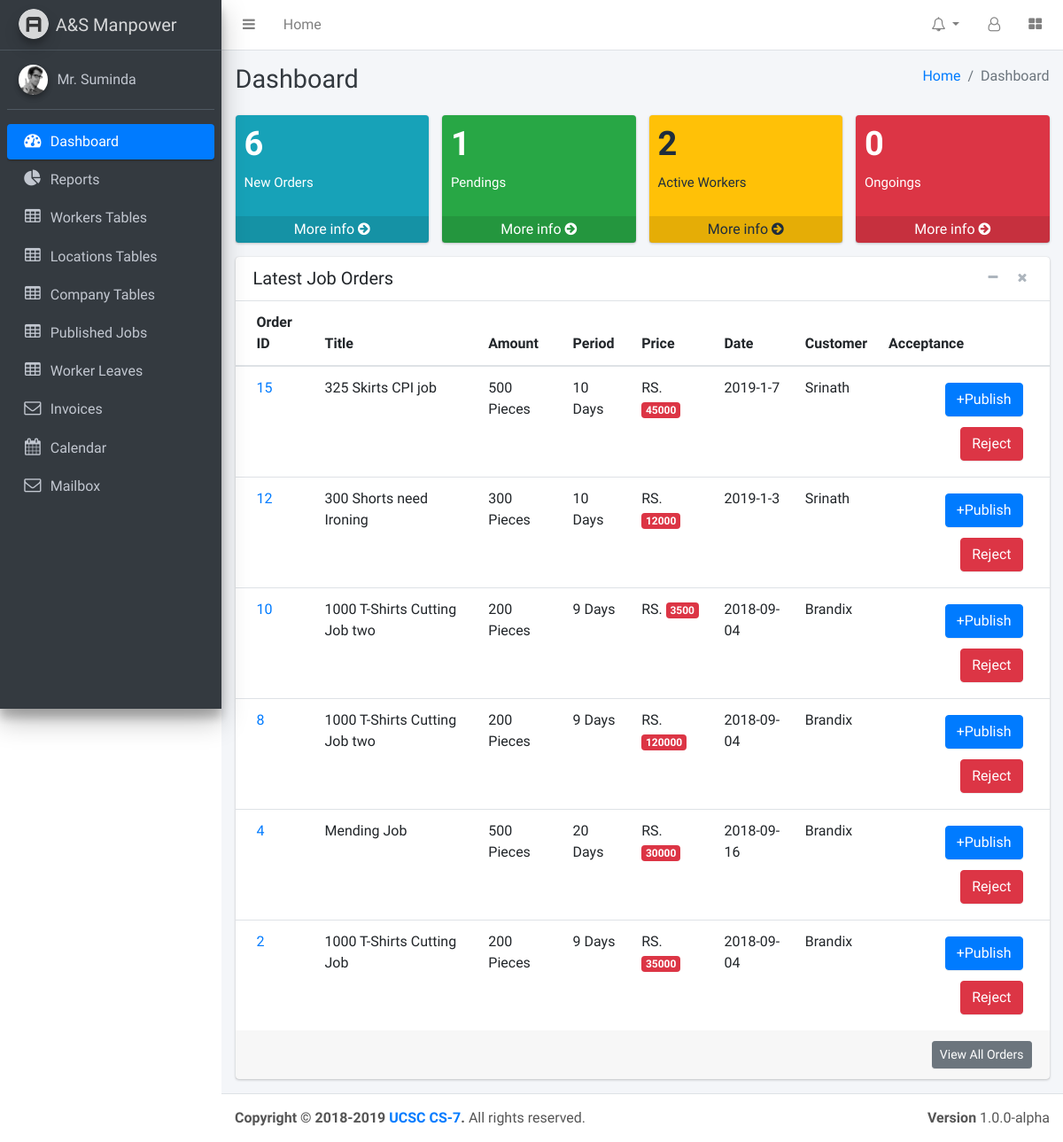
Page /pages/supplier.php on the earlier database version.
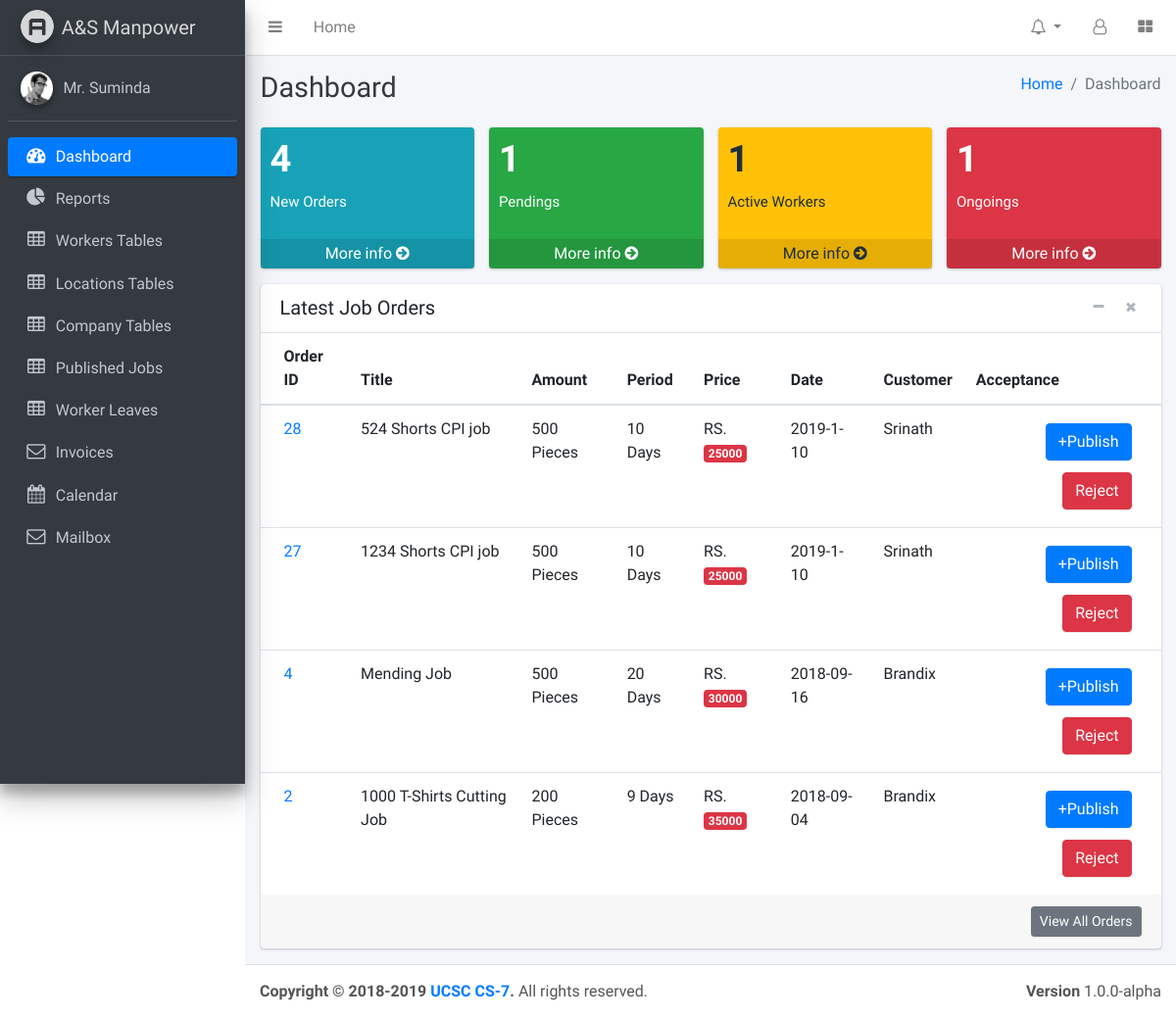
Same page on the later database version.
### tables this page shows
CREATE TABLE `company_job` (
  `jobID` int(11) NOT NULL,
  `jobTitle` varchar(45) DEFAULT NULL,
  `jobType` varchar(45) DEFAULT NULL,
  `jobAmount` varchar(45) DEFAULT NULL,
  `jobPeriod` varchar(45) DEFAULT NULL,
  `jobPrice` int(45) DEFAULT NULL,
  `jobDate` varchar(45) DEFAULT NULL,
  `jobStatus` varchar(45) DEFAULT NULL,
  `comID` varchar(10) NOT NULL,
  `supID` varchar(45) NOT NULL
);

CREATE TABLE `company` (
  `comID` varchar(10) NOT NULL,
  `comName` varchar(45) DEFAULT NULL,
  `comPhone` varchar(45) DEFAULT NULL,
  `comAddress` varchar(200) DEFAULT NULL,
  `comEmail` varchar(45) DEFAULT NULL
);

### pages/query_boxes/company_job_accept.php (the view, shortened to what this page needs)
<?php
    $queryJob="SELECT * FROM company_job,company WHERE company_job.jobStatus='offline' AND company_job.comID=company.comID ORDER BY jobID DESC LIMIT 10";
    $resultJob=mysqli_query($conn,$queryJob);
    if(mysqli_num_rows($resultJob)>0){
        while($rowJob=mysqli_fetch_assoc($resultJob)){
            echo "<tr>
                      <td><a href='others/examples/invoice.html'>".$rowJob['jobID']."</a></td>
                      <td>".$rowJob['jobTitle']."</td>
                      <td>".$rowJob['jobAmount']." Pieces</td>
                      <td>".$rowJob['jobPeriod']." Days</td>
                      <td>RS. <span class='badge badge-danger'>".$rowJob['jobPrice']."</span></td>
                      <td>".$rowJob['jobDate']."</td>
                      <td>".$rowJob['comName']."</td>
                      <td style='text-align:right'>
                        <button style='margin:6px'  class='btn btn-primary' data-target='#".$rowJob['jobID']."' data-toggle='modal'>+Publish</button>
                        <button style='margin:6px' class='btn btn-danger' data-target='#reject".$rowJob['jobID']."' data-toggle='modal'>Reject</button>
                        </td>
                    </tr>";
        }
    }
?>

### pages/query_boxes/supplier_view_new_company_jobs_count.php
<?php
    $query="SELECT COUNT(jobID) AS jobCount  FROM company_job WHERE jobStatus='offline' ";
    $result=mysqli_query($conn,$query);
    if(mysqli_num_rows($result)>0){
        $row=mysqli_fetch_assoc($result);
        echo $row['jobCount'];
    }
?>

### pages/query_boxes/supplier_view_workers_count.php
<?php
    $query="SELECT COUNT(workerID) AS workerCount  FROM worker WHERE workerStatus='offline' ";
    $result=mysqli_query($conn,$query);
    if(mysqli_num_rows($result)>0){
        $row=mysqli_fetch_assoc($result);
        echo $row['workerCount'];
    }
?>

### pages/query_boxes/supplier_view_ongoing_job_count.php
<?php
    $query="SELECT COUNT(jobID) AS jobCount  FROM supplier_job WHERE jobStatus='start' ";
    $result=mysqli_query($conn,$query);
    if(mysqli_num_rows($result)>0){
        $row=mysqli_fetch_assoc($result);
        echo $row['jobCount'];
    }
?>

Differences in the rows shown:
no longer on this page (row edited): company_job: jobID "15", jobTitle "325 Skirts CPI job", jobAmount "500", jobPeriod "10", jobPrice "45000", jobDate "2019-1-7", comID.comName "Srinath"
no longer on this page (row edited): company_job: jobID "12", jobTitle "300 Shorts need Ironing", jobAmount "300", jobPeriod "10", jobPrice "12000", jobDate "2019-1-3", comID.comName "Srinath"
no longer on this page (row edited): company_job: jobID "10", jobTitle "1000 T-Shirts Cutting Job two", jobAmount "200", jobPeriod "9", jobPrice "3500", jobDate "2018-09-04", comID.comName "Brandix"
no longer on this page (row edited): company_job: jobID "8", jobTitle "1000 T-Shirts Cutting Job two", jobAmount "200", jobPeriod "9", jobPrice "120000", jobDate "2018-09-04", comID.comName "Brandix"
added company_job: jobID "28", jobTitle "524 Shorts CPI job", jobAmount "500", jobPeriod "10", jobPrice "25000", jobDate "2019-1-10", comID.comName "Srinath"
added company_job: jobID "27", jobTitle "1234 Shorts CPI job", jobAmount "500", jobPeriod "10", jobPrice "25000", jobDate "2019-1-10", comID.comName "Srinath"
Other differences:
$row['jobCount']: "6" → "4"
$row['workerCount']: "2" → "1"
$row['jobCount']: "0" → "1"
